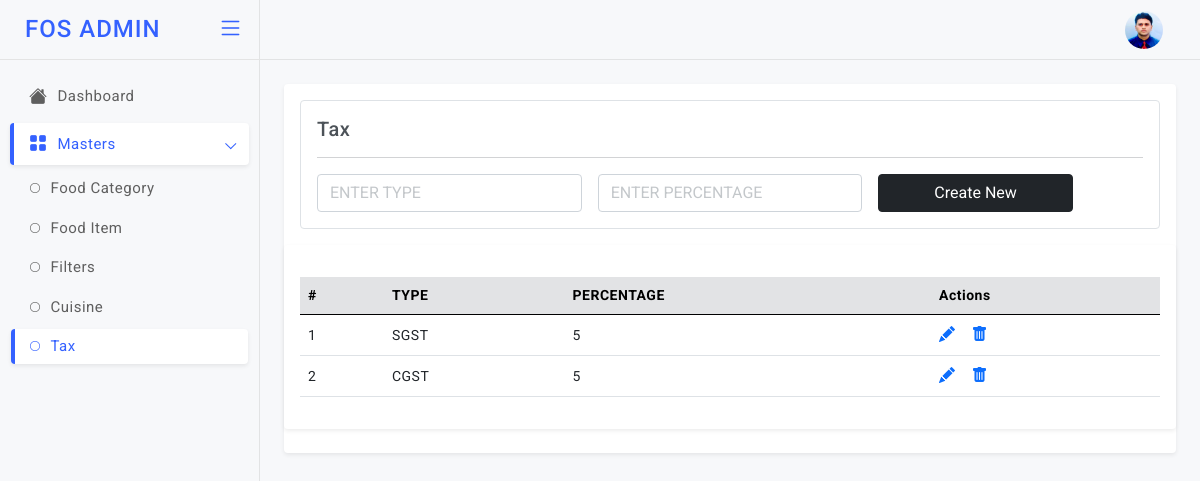
/tax (signed in), run on the app's committed database.
### models.py (models this page shows)
class Tax(db.Model):
    id = db.Column(db.Integer, primary_key=True)
    tax_type = db.Column(db.String)
    tax_value = db.Column(db.Integer)

### app.py (the view)
@app.route('/tax', methods=["GET","POST"]) # End Point to Add & View the Tax
def tax():
    if not settings.session.get("name"):
            return settings.redirect("/login")
    if settings.request.method=="POST":
        tax_type = settings.request.form["tax_type"]
        tax_value = settings.request.form["tax_value"]
        info=models.Tax(tax_type=tax_type,tax_value=tax_value)
        db.session.add(info)
        db.session.commit()
    fetch=models.Tax.query.all()
    return settings.render_template('admin/tax.html', getinfo=fetch)

### templates/admin/tax.html (shortened to what this page needs)
<!doctype html>
<html lang="en">
<head>
  <link href="static/admin-assets/plugins/simplebar/css/simplebar.css" rel="stylesheet" />
  <link href="static/admin-assets/plugins/perfect-scrollbar/css/perfect-scrollbar.css" rel="stylesheet" />
  <link href="static/admin-assets/plugins/metismenu/css/metisMenu.min.css" rel="stylesheet" />
  <link href="static/admin-assets/css/bootstrap.min.css" rel="stylesheet" />
  <link href="static/admin-assets/css/bootstrap-extended.css" rel="stylesheet" />
  <link href="static/admin-assets/css/style.css" rel="stylesheet" />
  <link href="static/admin-assets/css/icons.css" rel="stylesheet">
  <link rel="stylesheet" href="https://cdn.jsdelivr.net/npm/bootstrap-icons@1.5.0/font/bootstrap-icons.css">
	<link href="static/admin-assets/css/pace.min.css" rel="stylesheet" />
  <link href="static/admin-assets/css/dark-theme.css" rel="stylesheet" />
  <link href="static/admin-assets/css/light-theme.css" rel="stylesheet" />
  <link href="static/admin-assets/css/semi-dark.css" rel="stylesheet" />
  <link href="static/admin-assets/css/header-colors.css" rel="stylesheet" />
</head>
<body>
  <div class="wrapper">
      <header class="top-header">
        <nav class="navbar navbar-expand gap-3">
            <div class="top-navbar-right ms-auto">
              <ul class="navbar-nav align-items-center">
              <li class="nav-item dropdown dropdown-user-setting">
                <a class="nav-link dropdown-toggle dropdown-toggle-nocaret" href="#" data-bs-toggle="dropdown">
                  <div class="user-setting d-flex align-items-center">
                    <img src="static/admin-assets/images/avatars/rids.jpg" class="user-img" alt="">
                  </div>
                </a>
              </li>
              </ul>
              </div>
        </nav>
      </header>
        <aside class="sidebar-wrapper" data-simplebar="true">
          <div class="sidebar-header">
            <div>
              <h4 class="logo-text">FOS ADMIN</h4>
            </div>
            <div class="toggle-icon ms-auto"> <i class="bi bi-list"></i>
            </div>
          </div>
          <ul class="metismenu" id="menu">
            <li>
              <a href="javascript:;">
                <div class="parent-icon"><i class="bi bi-house-fill"></i>
                </div>
                <div class="menu-title">Dashboard</div>
              </a>
            </li>
            <li>
              <a href="javascript:;" class="has-arrow">
                <div class="parent-icon"><i class="bi bi-grid-fill"></i>
                </div>
                <div class="menu-title">Masters</div>
              </a>
              <ul>
                <li> <a href="/foodcat"><i class="bi bi-circle"></i>Food Category</a></li>
                <li> <a href="/fooditem"><i class="bi bi-circle"></i>Food Item</a></li>
                <li> <a href="/filters"><i class="bi bi-circle"></i>Filters</a></li>
                <li> <a href="/cusin"><i class="bi bi-circle"></i>Cuisine</a></li>
                <li> <a href="/tax"><i class="bi bi-circle"></i>Tax</a></li>
               </ul>
            </li>
          </ul>
       </aside>
          <main class="page-content">
            <div class="card">
              <div class="card-body">
                <div class="border p-3 rounded">
                  <h5 class="mb-0">Tax</h5>
                <hr/>
                <form class="row g-3" method="post">
                  <div class="col-4">
                    <input type="text" class="form-control" placeholder="ENTER TYPE" name="tax_type">
                  </div>
                  <div class="col-4">
                    <input type="text" class="form-control" placeholder="ENTER PERCENTAGE" name="tax_value">
                  </div>
                     <div class="col-3">
                    <div class="d-grid">
                      <button type="submit" class="btn btn-dark submitForm">Create New</button>
                    </div>
                  </div>
                </form>
              </div>
              </div>
               <div class="card">
                 <div class="card-body">
                   <div class="table-responsive mt-3">
                     <table class="table align-middle">
                       <thead class="table-secondary">
                         <tr>
                          <th>#</th>
                          <th>TYPE</th>
                          <th>PERCENTAGE</th>
                          <th>Actions</th>
                         </tr>
                       </thead>
                       <tbody>
                        {% for i in getinfo %}
                         <tr>
                          <td>{{loop.index}}</td>
                           <td>
                             <p class="mb-0">{{i["tax_type"]}}</p>
                           </td>
                           <td>
                            <p class="mb-0">{{i["tax_value"]}}</p>
                          </td>
                            <td>
                             <div class="table-actions d-flex align-items-center gap-3 fs-6">
                              <a href="/taxupdate?id={{i['id']}}"><i class="bi bi-pencil-fill"></i></a>
                               <a href="/taxdel/{{i['id']}}"><i class="bi bi-trash-fill"></i></a>
                             </div>
                           </td>
                         </tr>
                         {% endfor %}
                       </tbody>
                     </table>
                   </div>
                 </div>
               </div>
          </main>
  </div>
</body>
</html>

### static/admin-assets/css/style.css (style rules this page uses)
body { font-size: 14px; color: #4c5258; letter-spacing: .5px; font-family: Roboto, sans-serif; background-color: #f7f8fa; overflow-x: hidden; }
.wrapper { width: auto; position: relative }
a { text-decoration: none; }
::placeholder { opacity: 0.4 !important; }
.top-header .navbar { position: fixed; top: 0; left: 260px; right: 0; background-color: #f7f8fa; border-bottom: 1px solid #e2e3e4; background-clip: padding-box; height: 60px; z-index: 10; padding: 0 1.5rem; transition: all .2s; }
.top-header .navbar .top-navbar-right .nav-link { color: #293445; font-size: 18px; font-weight: 500; padding-right: .8rem; padding-left: .8rem; }
.dropdown-toggle-nocaret:after { display: none }
.top-header .navbar .user-img { width: 38px; height: 38px; padding: 0px; border-radius: 50%; }
.sidebar-wrapper { position: fixed; top: 0; left: 0; width: 260px; height: 100%; background-color: #f7f8fa; background-clip: padding-box; border-right: 1px solid #e2e3e4; transition: all .2s; z-index: 16; }
.sidebar-wrapper .sidebar-header { width: 260px; height: 60px; display: flex; align-items: center; position: fixed; top: 0; bottom: 0; padding: 0 15px; z-index: 5; background: #f7f8fa; border-right: 1px solid #e2e3e4; border-bottom: 1px solid #e4e4e4; background-clip: padding-box; transition: all .2s; }
.sidebar-wrapper .sidebar-header .logo-text { font-size: 24px; margin-left: 10px; margin-bottom: 0; letter-spacing: 1px; color: #3461ff; }
.toggle-icon { font-size: 26px; cursor: pointer; color: #3461ff; }
.sidebar-wrapper ul { padding: 0; margin: 0; list-style: none; background: 0 0 }
.sidebar-wrapper .metismenu { background: 0 0; display: -webkit-box; display: -ms-flexbox; display: flex; padding: 10px; margin-top: 60px; -webkit-box-orient: vertical; -webkit-box-direction: normal; -ms-flex-direction: column; flex-direction: column }
.sidebar-wrapper .metismenu li+li { margin-top: 5px }
.sidebar-wrapper .metismenu li:first-child { margin-top: 5px }
.sidebar-wrapper .metismenu li:last-child { margin-bottom: 5px }
.sidebar-wrapper .metismenu>li { display: -webkit-box; display: -ms-flexbox; display: flex; -webkit-box-orient: vertical; -webkit-box-direction: normal; -ms-flex-direction: column; flex-direction: column; position: relative }
.sidebar-wrapper .metismenu a { position: relative; display: flex; align-items: center; justify-content: left; padding: 10px 15px; border-radius: 4px; font-size: 15px; color: #5f5f5f; outline-width: 0; text-overflow: ellipsis; overflow: hidden; letter-spacing: .5px; border-left: 4px solid rgb(255 255 255 / 0%); transition: all .2s ease-out }
.sidebar-wrapper .metismenu a .parent-icon { font-size: 18px; line-height: 1 }
.sidebar-wrapper .metismenu a .menu-title { margin-left: 10px }
.sidebar-wrapper .metismenu ul a { padding: 6px 15px 6px 15px; font-size: 15px; border: 0; border-left: 4px solid rgb(255 255 255 / 0%); }
.sidebar-wrapper .metismenu ul a i { margin-right: 10px; font-size: 10px; }
.sidebar-wrapper .metismenu ul { border: 1px solid #ffffff00; background: rgb(255 255 255 / 0%); }
.sidebar-wrapper .metismenu .mm-active>a, .sidebar-wrapper .metismenu a:active, .sidebar-wrapper .metismenu a:focus, .sidebar-wrapper .metismenu a:hover { color: #3461ff; text-decoration: none; background-color: rgb(255 255 255); border-left: 4px solid #3461ff; box-shadow: 0 0.125rem 0.25rem rgb(0 0 0 / 8%); }
.metismenu .has-arrow:after { position: absolute; content: ""; width: .5em; height: .5em; border-style: solid; border-width: 1.2px 0 0 1.2px; border-color: initial; right: 15px; transform: rotate(-45deg) translateY(-50%); transform-origin: top; top: 50%; transition: all .3s ease-out }
.page-content { margin-left: 260px; margin-top: 60px; padding: 1.5rem; transition: all .2s; }
.table-responsive { white-space: nowrap; }

### data on the page
Tax: tax_type "SGST", tax_value "5"
Tax: tax_type "CGST", tax_value "5"
